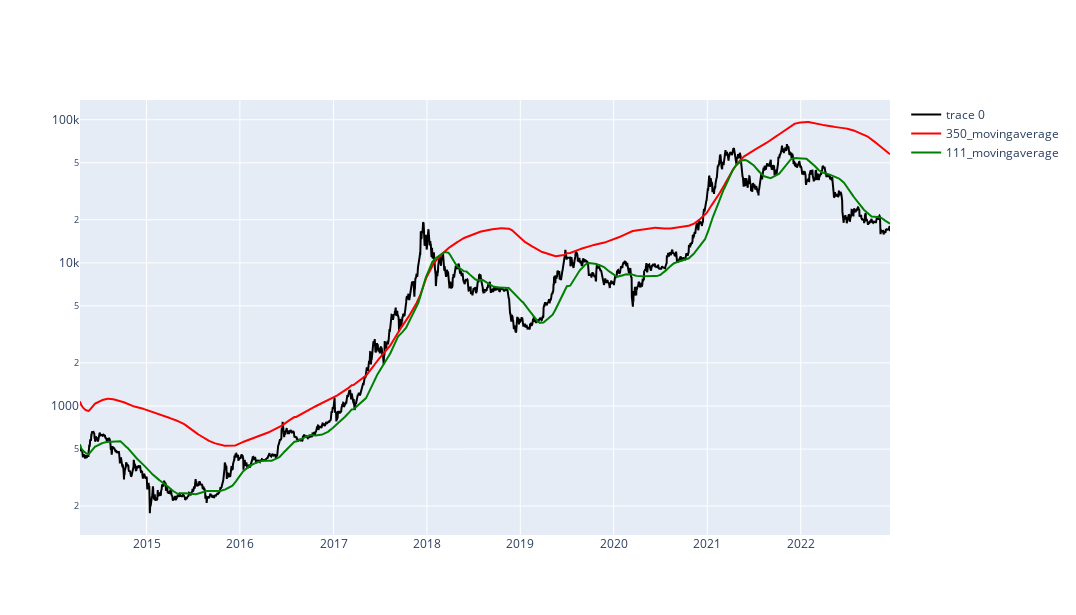

The cell this chart's notebook holds for it:
### Code cell
fig = go.Figure(
    data=go.Scatter(
        x=btcusd_data.index,
        y=btcusd_data['Last'],
        mode='lines',
        marker=dict(
            # size=16,
            color="black",  # set color equal to a variable
            # colorscale='Viridis', # one of plotly colorscales
            # showscale=True
        )
    )
)

fig.add_trace(go.Scatter(x=btcusd_data.index, y=btcusd_data["350_movingaverage"]*2,
                    mode='lines',
                    name='350_movingaverage',
                    marker=dict(
                        # size=[40, 60, 80, 100],
                        color="red"
                        ),
                    )
                )

fig.add_trace(go.Scatter(x=btcusd_data.index, y=btcusd_data["111_movingaverage"],
                    mode='lines',
                    name='111_movingaverage',
                    marker=dict(
                        # size=[40, 60, 80, 100],
                        color="green"
                        )
                    )
                )

# btcusd_data["111_movingaverage"]
fig.update_yaxes(type="log") #, range=[0,5]

fig.update_layout(
    # title="Plot Title",
    autosize=False,
    width=int(1400/1.3),
    height=int(800/1.3),
)

fig

### Figure 1 — Plotly figure (JSON) as saved in the notebook; plotly's stock layout.template omitted (floating-point values rounded to 4 significant figures; data arrays with more than 128 entries replaced by an {"elided": "..."} marker saying what was removed)
{"data": [{"marker": {"color": "black"}, "mode": "lines", "type": "scatter", "x": {"elided": "3109 str values"}, "y": {"elided": "3109 float values"}}, {"marker": {"color": "red"}, "mode": "lines", "name": "350_movingaverage", "type": "scatter", "x": {"elided": "3109 str values"}, "y": {"elided": "3109 float values"}}, {"marker": {"color": "green"}, "mode": "lines", "name": "111_movingaverage", "type": "scatter", "x": {"elided": "3109 str values"}, "y": {"elided": "3109 float values"}}], "layout": {"autosize": false, "height": 615, "width": 1076, "yaxis": {"type": "log"}}}
